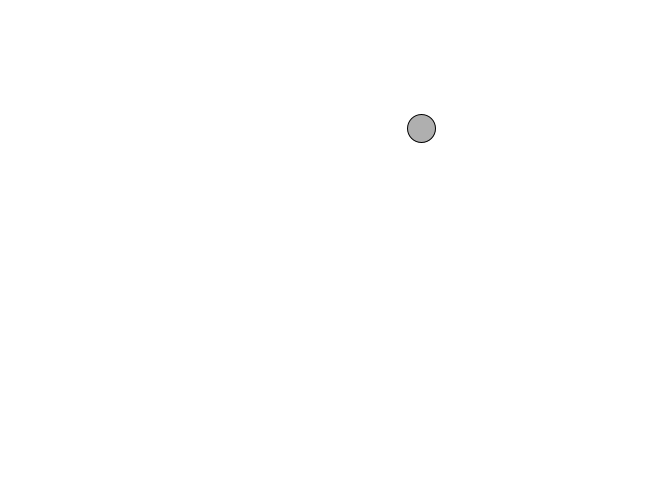
Frame 1 (no input)
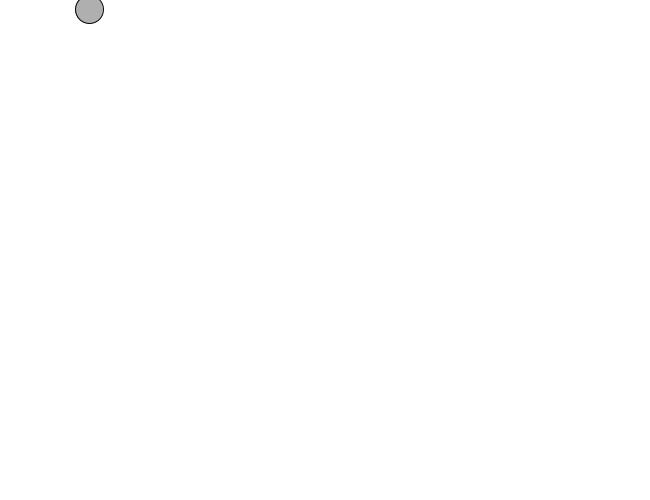
Frame 60 (the mouse pressed at the canvas centre just before this capture)
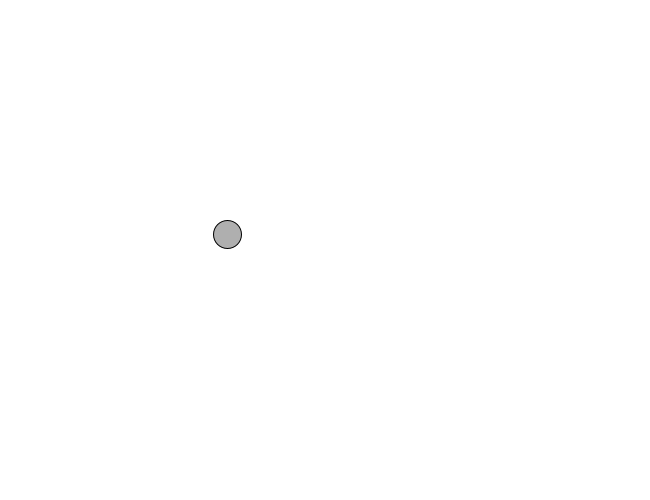
Frame 120 (the mouse held since frame 60 and released just before this capture)

The Processing sketch that drew these frames (run headless with seeded random() and noise(); from frame 60 on, the mouse is pressed at the canvas centre):

// Processing sketch: repte3_ex4
// ── repte3_ex4.pde
// Creem un objecte de tipus Mover.
Mover objecte;

void setup() {
  // Fem el setup de la finestra amb una mida de 650 x 500.
  size(650,500);
  // Instànciem l'objecte Mover amb el constructor per defecte.
  objecte = new Mover();
}

void draw() {
  // Anem dibuixant el fons de color blanc a cada frame.
  background(255);
  // Cridem els mètodes per anar movent el objecte i dibuixar-lo.
  objecte.update();
  objecte.display();
 
}

// ── Mover.pde
class Mover {
  PVector location;
  PVector velocity;
  PVector acceleration;
  float topSpeed;
  int sizeEllipse;
  
  Mover() {
    location = new PVector(random(width),random(height));
    velocity = new PVector(random(-2,2),random(-2,2));
    acceleration = new PVector(0.05,0.05);
    topSpeed = 7; // Velocitat màxima que podrà tenir l'objecte.
    sizeEllipse = 28;
  }
  
  Mover(PVector ubicacio, PVector velocitat, PVector acceleracio, int midaCercle) {
    location = ubicacio;
    velocity = velocitat;
    acceleration = acceleracio;
    if(midaCercle > 0) {
      sizeEllipse = midaCercle;
    } else {
      topSpeed = 16;
    }
  }
  
  void update() {
    // Creem i instànciem els PVectors que contenen l'ubicació del mouse 
    // i la direcció que ha de pendre l'objecte.
    PVector mouse = new PVector(mouseX,mouseY);
    PVector dir = PVector.sub(mouse,location);
    // Normalitzem el vector de direcció.
    dir.normalize();
    dir.mult(0.5);
    // I finalment apliquem l'acceleració i movem l'objecte.
    acceleration = dir;
    velocity.add(acceleration);
    velocity.limit(topSpeed);
    location.add(velocity);
  }
  
  void display() {
    stroke(0);
    fill(175);
    ellipse(location.x,location.y,sizeEllipse,sizeEllipse);
  }
  
  void checkEdges() {
    if(location.x > width) {
      location.x = 0;
    }
    else if(location.x < 0) {
      location.x = width;
    }
    
    if(location.y > height) {
      location.y = 0;
    }
    else if(location.y < 0) {
      location.y = height;
    }
  }
  
  // Mètodes per posar un nou PVector com a velociat i acceleració.
  void setVelocity(PVector v) {
    velocity = v;
  }
  void setAcceleration(PVector a) {
    acceleration = a;
  }
}
